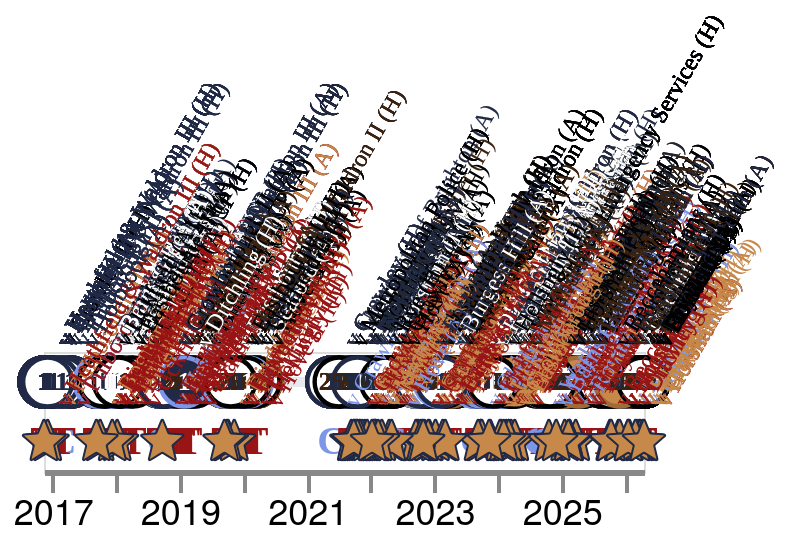

The Vega-Lite source for this figure:
### Vega-Lite specification from a JSON file in a GitHub repository (floating-point values rounded to 4 significant figures; data arrays with more than 128 entries replaced by an {"elided": "..."} marker saying what was removed)
{"config": {"axis": {"labelFont": "PT Sans Narrow, Helvetica Neue, Helvetica, Arial, sans-serif", "titleFont": "PT Sans Narrow, Helvetica Neue, Helvetica, Arial, sans-serif", "labelFontSize": 13, "titleFontSize": 24, "gridColor": "#202947", "gridOpacity": 0.2, "zindex": 1}, "text": {"font": "Lato, sans-serif"}, "bar": {"cornerRadiusEnd": 5}, "header": {"labelFont": "PT Sans Narrow, Helvetica Neue, Helvetica, Arial, sans-serif", "titleFont": "PT Sans Narrow, Helvetica Neue, Helvetica, Arial, sans-serif", "labelFontSize": 24, "titleFontSize": 28, "labelFontWeight": "bold", "orient": "left"}, "legend": {"labelFont": "PT Sans Narrow, Helvetica Neue, Helvetica, Arial, sans-serif", "titleFont": "PT Sans Narrow, Helvetica Neue, Helvetica, Arial, sans-serif", "labelFontSize": 14, "titleFontSize": 16, "titlePadding": 5, "fillColor": "white", "strokeColor": "black", "padding": 10, "titleFontWeight": "lighter", "titleFontStyle": "italic", "titleColor": "gray", "offset": 10}, "title": {"font": "PT Sans Narrow, Helvetica Neue, Helvetica, Arial, sans-serif", "fontSize": 48, "fontWeight": "bold", "anchor": "start", "align": "center", "titlePadding": 20, "subtitlePadding": 10, "subtitleFontSize": 13, "subtitleColor": "", "subtitleFontStyle": "italic", "offset": 15, "color": "black"}, "axisX": {"labelAngle": 0}, "facet": {"title": null, "header": null, "align": {"row": "each", "column": "each"}}, "resolve": {"scale": {"y": "independent", "facet": "independent"}}, "background": "transparent", "scale": {"offsetBandPaddingOuter": 0.2, "offsetBandPaddingInner": 0.1}}, "layer": [{"mark": {"type": "line", "color": "#202946", "opacity": 0.1, "strokeWidth": 5}, "encoding": {"tooltip": [{"field": "player", "title": "Player", "type": "nominal"}, {"field": "event_label", "title": "Milestone", "type": "nominal"}, {"field": "event_date_label", "title": "Date", "type": "nominal"}, {"field": "detail", "title": "Match", "type": "nominal"}, {"field": "result_label", "title": "Result", "type": "nominal"}, {"field": "squad_label", "title": "Squad", "type": "nominal"}], "x": {"axis": {"domainWidth": 3, "format": "%Y", "grid": false, "labelAngle": 0, "labelFlush": false, "labelFontSize": 18, "tickCount": "year", "tickSize": 10, "tickWidth": 2, "title": null}, "field": "date", "type": "temporal"}, "y": {"axis": null, "field": "row_type", "type": "nominal"}}, "transform": [{"filter": "(datum.row_type === 'appearance')"}]}, {"mark": {"type": "point", "filled": true, "opacity": 1, "shape": "circle", "size": 600, "strokeWidth": 2.2}, "encoding": {"color": {"field": "symbol_fill", "legend": null, "scale": null, "type": "nominal"}, "stroke": {"field": "symbol_stroke", "legend": null, "scale": null, "type": "nominal"}, "tooltip": [{"field": "player", "title": "Player", "type": "nominal"}, {"field": "event_label", "title": "Milestone", "type": "nominal"}, {"field": "event_date_label", "title": "Date", "type": "nominal"}, {"field": "detail", "title": "Match", "type": "nominal"}, {"field": "result_label", "title": "Result", "type": "nominal"}, {"field": "squad_label", "title": "Squad", "type": "nominal"}], "x": {"axis": {"domainWidth": 3, "format": "%Y", "grid": false, "labelAngle": 0, "labelFlush": false, "labelFontSize": 18, "tickCount": "year", "tickSize": 10, "tickWidth": 2, "title": null}, "field": "date", "type": "temporal"}, "y": {"axis": null, "field": "row_type", "type": "nominal"}}, "transform": [{"filter": "(datum.row_type === 'appearance')"}]}, {"mark": {"type": "text", "align": "center", "baseline": "middle", "font": "PT Sans Narrow", "fontSize": 13, "fontWeight": "bold"}, "encoding": {"color": {"field": "symbol_text_color", "legend": null, "scale": null, "type": "nominal"}, "text": {"field": "symbol_text", "type": "nominal"}, "tooltip": [{"field": "player", "title": "Player", "type": "nominal"}, {"field": "event_label", "title": "Milestone", "type": "nominal"}, {"field": "event_date_label", "title": "Date", "type": "nominal"}, {"field": "detail", "title": "Match", "type": "nominal"}, {"field": "result_label", "title": "Result", "type": "nominal"}, {"field": "squad_label", "title": "Squad", "type": "nominal"}], "x": {"axis": {"domainWidth": 3, "format": "%Y", "grid": false, "labelAngle": 0, "labelFlush": false, "labelFontSize": 18, "tickCount": "year", "tickSize": 10, "tickWidth": 2, "title": null}, "field": "date", "type": "temporal"}, "y": {"axis": null, "field": "row_type", "type": "nominal"}}, "transform": [{"filter": "((datum.row_type === 'appearance') && (datum.symbol_text !== ''))"}]}, {"mark": {"type": "text", "align": "center", "baseline": "middle", "font": "PT Sans Narrow", "fontSize": 20, "fontWeight": "bold"}, "encoding": {"color": {"field": "symbol_text_color", "legend": null, "scale": null, "type": "nominal"}, "text": {"field": "symbol_text", "type": "nominal"}, "tooltip": [{"field": "player", "title": "Player", "type": "nominal"}, {"field": "event_label", "title": "Milestone", "type": "nominal"}, {"field": "event_date_label", "title": "Date", "type": "nominal"}, {"field": "detail", "title": "Match", "type": "nominal"}, {"field": "result_label", "title": "Result", "type": "nominal"}, {"field": "squad_label", "title": "Squad", "type": "nominal"}], "x": {"axis": {"domainWidth": 3, "format": "%Y", "grid": false, "labelAngle": 0, "labelFlush": false, "labelFontSize": 18, "tickCount": "year", "tickSize": 10, "tickWidth": 2, "title": null}, "field": "date", "type": "temporal"}, "y": {"axis": null, "field": "row_type", "type": "nominal"}}, "transform": [{"filter": "((datum.row_type === 'event') && (datum.event_key !== 'motm'))"}]}, {"mark": {"type": "point", "opacity": 1, "size": 10, "strokeWidth": 1}, "encoding": {"fill": {"field": "symbol_fill", "legend": null, "scale": null, "type": "nominal"}, "shape": {"field": "symbol_shape", "legend": null, "scale": null, "type": "nominal"}, "stroke": {"field": "symbol_stroke", "legend": null, "scale": null, "type": "nominal"}, "tooltip": [{"field": "player", "title": "Player", "type": "nominal"}, {"field": "event_label", "title": "Milestone", "type": "nominal"}, {"field": "event_date_label", "title": "Date", "type": "nominal"}, {"field": "detail", "title": "Match", "type": "nominal"}, {"field": "result_label", "title": "Result", "type": "nominal"}, {"field": "squad_label", "title": "Squad", "type": "nominal"}], "x": {"axis": {"domainWidth": 3, "format": "%Y", "grid": false, "labelAngle": 0, "labelFlush": false, "labelFontSize": 18, "tickCount": "year", "tickSize": 10, "tickWidth": 2, "title": null}, "field": "date", "type": "temporal"}, "y": {"axis": null, "field": "row_type", "type": "nominal"}}, "transform": [{"filter": "(datum.event_key === 'motm')"}]}, {"mark": {"type": "text", "align": "left", "angle": 300, "baseline": "bottom", "color": "#4a5568", "font": "PT Sans Narrow", "fontSize": 12, "xOffset": 15, "yOffset": -15}, "encoding": {"color": {"field": "symbol_text_color", "legend": null, "scale": null, "type": "nominal"}, "text": {"field": "detail", "type": "nominal"}, "tooltip": [{"field": "player", "title": "Player", "type": "nominal"}, {"field": "event_label", "title": "Milestone", "type": "nominal"}, {"field": "event_date_label", "title": "Date", "type": "nominal"}, {"field": "detail", "title": "Match", "type": "nominal"}, {"field": "result_label", "title": "Result", "type": "nominal"}, {"field": "squad_label", "title": "Squad", "type": "nominal"}], "x": {"axis": {"domainWidth": 3, "format": "%Y", "grid": false, "labelAngle": 0, "labelFlush": false, "labelFontSize": 18, "tickCount": "year", "tickSize": 10, "tickWidth": 2, "title": null}, "field": "date", "type": "temporal"}, "y": {"axis": null, "field": "row_type", "type": "nominal"}}}], "data": {"name": "data-f0961eb19024de2b78d1bb5c827fb250"}, "height": 60, "resolve": {"scale": {"shape": "independent", "x": "shared", "y": "shared"}}, "width": "container", "$schema": "https://vega.github.io/schema/vega-lite/v5.20.1.json", "datasets": {"data-f0961eb19024de2b78d1bb5c827fb250": {"elided": "1155 records"}}}
